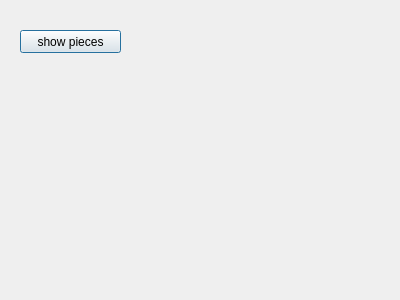
<?xml version="1.0" encoding="UTF-8"?>
<ui version="4.0">
 <class>TestDraughtsBoard</class>
 <widget class="QDialog" name="TestDraughtsBoard">
  <property name="geometry">
   <rect>
    <x>0</x>
    <y>0</y>
    <width>400</width>
    <height>300</height>
   </rect>
  </property>
  <property name="windowTitle">
   <string>Dialog</string>
  </property>
  <widget class="QPushButton" name="pushButton">
   <property name="geometry">
    <rect>
     <x>20</x>
     <y>30</y>
     <width>101</width>
     <height>23</height>
    </rect>
   </property>
   <property name="text">
    <string>show pieces</string>
   </property>
  </widget>
 </widget>
 <resources/>
 <connections/>
</ui>
